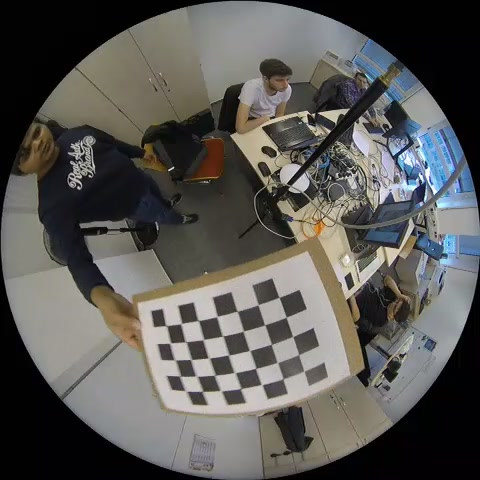
//> input picture omnidir_image/1.jpg, 480 x 480 px; its folder holds 5 pictures in this run
$ ./calibratin   (built with g++ and OpenCV 4)
//> lines starting //> are read from the running program, lines starting //| are printed output that depends on the picture; after the words box and inside, x2 and y2 are one past the last pixel; in counts of white or black regions, pixels touching at a corner belong together
#include <opencv2/opencv.hpp>
#include <opencv2/core/core.hpp>
#include <opencv2/highgui.hpp>
#include <iostream>
#include <opencv2/ccalib/omnidir.hpp>
#include <opencv2/calib3d.hpp>


using namespace cv;
using namespace std;

int main()
{
	vector< vector< Vec3f > > object_points;
	vector< vector< Vec2f > > image_points;
	vector< Vec2f > corners;
	int board_width = 7;
	int board_height = 5;
	int square_size = 29;
	cv::String path("E:/omnidir_image/*.jpg"); //select only jpg
	vector<cv::String> fn;
	vector<cv::Mat> data;
	cv::glob(path, fn, true); // recurse
	for (size_t k = 0; k < fn.size(); ++k)
	{
		Mat im = imread(fn[k], IMREAD_GRAYSCALE);
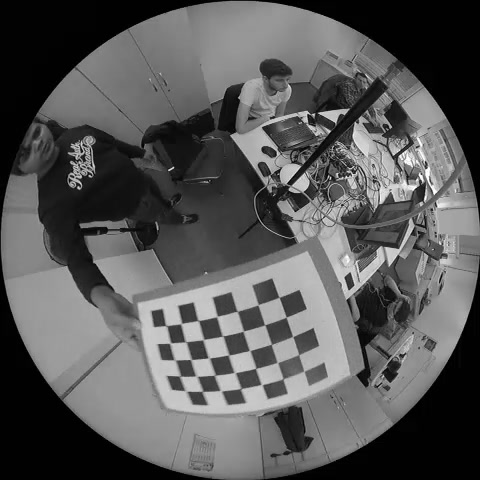
//> im: 480 rows x 480 cols, CV_8UC1; min 0, max 255, mean 88.2
		if (im.empty()) continue; //only proceed if sucsessful
		// you probably want to do some preprocessing

		Size board_size = Size(board_width, board_height);
		int board_n = board_width * board_height;
		bool found = false;
		found = cv::findChessboardCorners(im, board_size, corners,
			CALIB_CB_ADAPTIVE_THRESH + CALIB_CB_FAST_CHECK + CALIB_CB_NORMALIZE_IMAGE);
//> found = true; corners = 35 items, first 12: [165.7, 325.4], [181.1, 323.6], [198, 320.4], [217, 316.5], [237.3, 311.5], [257.9, 304.9], [279.1, 297.3], [170.1, 343.1], [185.7, 341.7], [203.4, 339.6], [222.6, 335.8], [243.4, 331.1]
		if (found)
		{
			cornerSubPix(im, corners, cv::Size(7, 5), cv::Size(-1, -1),
				TermCriteria(TermCriteria::EPS | TermCriteria::MAX_ITER, 2000, 0.001));
//> corners = 35 items, first 12: [166.1, 325.6], [181.2, 323.6], [198.2, 320.6], [216.9, 316.5], [237.2, 311.3], [258, 304.7], [279.1, 297.4], [170.2, 343.1], [185.7, 341.8], [203.3, 339.6], [222.7, 336.1], [243.3, 331.1]
			drawChessboardCorners(im, board_size, corners, found);
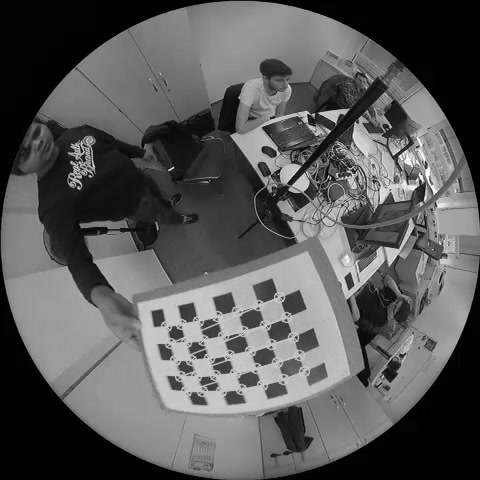
//> im: 480 rows x 480 cols, CV_8UC1; 2.1% of pixels changed, all inside (x1, y1, x2, y2) = (160, 291, 311, 398)
		}
		vector< Vec3f > obj;
		for (int i = 0; i < board_height; i++)
			for (int j = 0; j < board_width; j++)
				obj.push_back(Vec3f((float)j * square_size, (float)i * square_size, 0));

		if (found) {
			cout << k << ". Found corners!" << endl;
			image_points.push_back(corners);
//> image_points = 1 item
			object_points.push_back(obj);
		}

		imshow("image", im);
		waitKey(200);
		data.push_back(im);

	}
//> pass 2 of the loop `for (size_t k = 0; k < fn.size(); ++k)`:
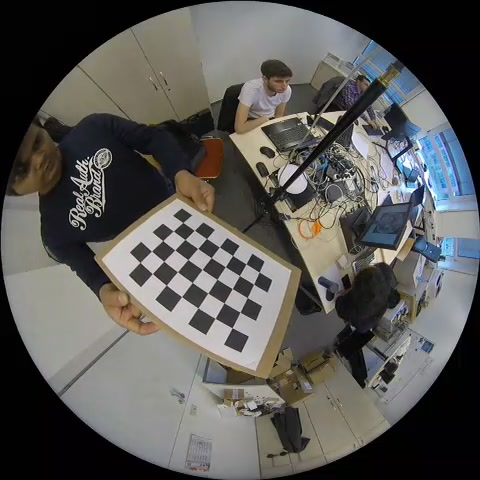
//> input picture omnidir_image/10.jpg, 480 x 480 px
//> `Mat im = imread(fn[k], IMREAD_GRAYSCALE);`:
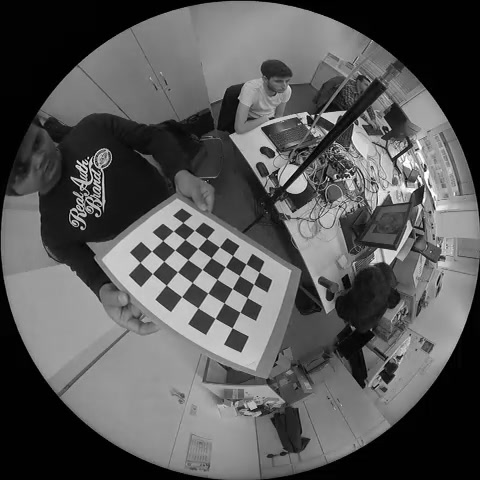
//> im: 480 rows x 480 cols, CV_8UC1; min 0, max 255, mean 87.5
//> `found = cv::findChessboardCorners(im, board_size, corners, CALIB_CB_AD..`: corners = 35 items, first 12: [182.8, 222.5], [194.4, 230.3], [206.5, 238.5], [219.4, 247], [232.6, 255.5], [245.9, 263.9], [259.1, 272], [173.4, 231], [184.9, 239.5], [197.7, 248.4], [211.3, 257.6], [225.4, 266.7]
//> `cornerSubPix(im, corners, cv::Size(7, 5), cv::Size(-1, -1), TermCriter..`: corners = 35 items, first 12: [182.8, 222.5], [194.4, 230.3], [206.5, 238.5], [219.4, 247], [232.5, 255.5], [246, 263.8], [259.2, 272.1], [173.3, 231.1], [184.9, 239.5], [197.7, 248.4], [211.2, 257.6], [225.3, 266.7]
//> `drawChessboardCorners(im, board_size, corners, found);`:
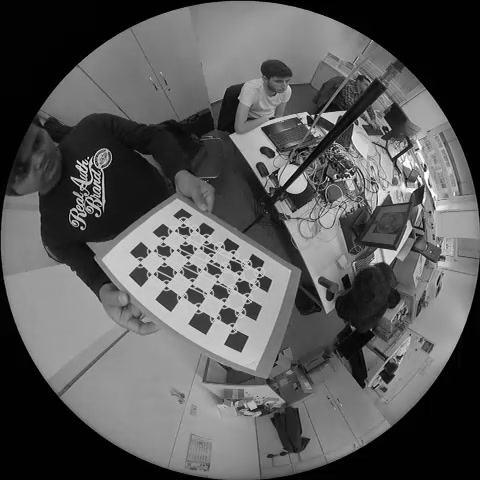
//> im: 480 rows x 480 cols, CV_8UC1; 1.95% of pixels changed, all inside (x1, y1, x2, y2) = (135, 216, 266, 335)
//> image_points = 2 items
//> pass 3 of the loop `for (size_t k = 0; k < fn.size(); ++k)`:
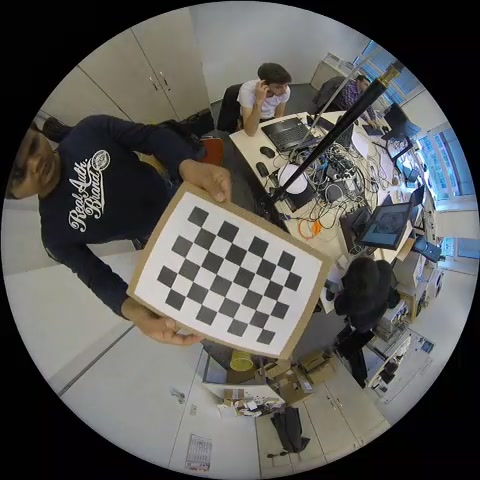
//> input picture omnidir_image/11.jpg, 480 x 480 px
//> `Mat im = imread(fn[k], IMREAD_GRAYSCALE);`:
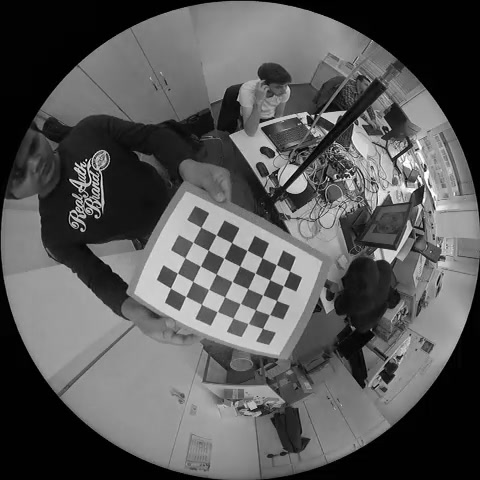
//> im: 480 rows x 480 cols, CV_8UC1; min 0, max 255, mean 87.7
//> `found = cv::findChessboardCorners(im, board_size, corners, CALIB_CB_AD..`: corners = 35 items, first 12: [200.8, 227.2], [216.2, 234.7], [231.6, 242.6], [247.1, 250.4], [261.9, 257.8], [276.4, 264.7], [289.5, 271], [193, 242.2], [208.2, 250.2], [223.9, 258.1], [239.7, 265.9], [255.1, 273.2]
//> `cornerSubPix(im, corners, cv::Size(7, 5), cv::Size(-1, -1), TermCriter..`: corners = 35 items, first 12: [200.7, 227.3], [216.2, 234.9], [231.6, 242.6], [247.1, 250.4], [262.2, 257.8], [276.4, 264.7], [289.5, 271.1], [192.9, 242.2], [208.2, 250.3], [223.9, 258.2], [239.6, 265.9], [255.2, 273.2]
//> `drawChessboardCorners(im, board_size, corners, found);`:
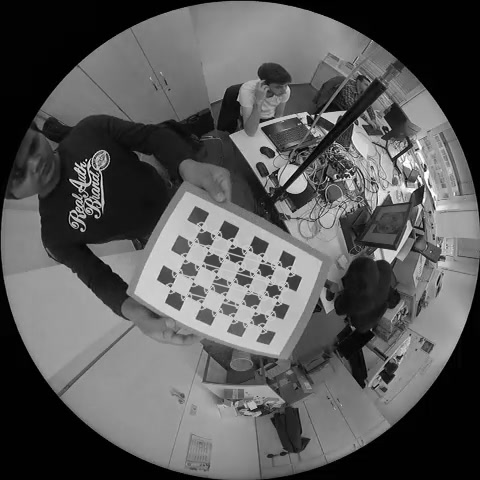
//> im: 480 rows x 480 cols, CV_8UC1; 1.97% of pixels changed, all inside (x1, y1, x2, y2) = (165, 221, 297, 335)
//> image_points = 3 items
//> the loop made 5 passes; the first 3 are shown
	destroyAllWindows;

	cv::Mat K, xi, D, idx, k, d;

//> (the run ends here: the program needs code that is not available in this run, at `int flags = cv::omnidir::CALIB_FIX_SKEW + cv::omnidir::CALIB_FIX_K1 + ..`)
